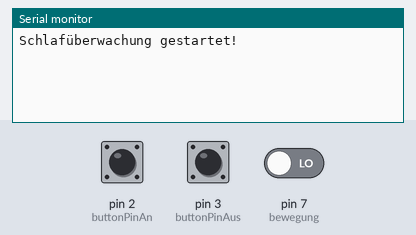
Simulated run of this sketch. Board: Arduino Uno, built with avr-gcc and run on an emulated ATmega328P. On the bench: the last lines printed to the serial monitor. The inputs (shaded band) are chosen by the test bench; at power-on: pin 2 (buttonPinAn) HIGH, pin 3 (buttonPinAus) HIGH, pin 7 (bewegung) LOW. The local clock reads 2024-03-15 10:24:30 at power-on unless the sketch sets it.

Above: at 1.2 s.
1.3 s: pin 2 (buttonPinAn) pulled LOW for 0.15 s
At 2.01 s:
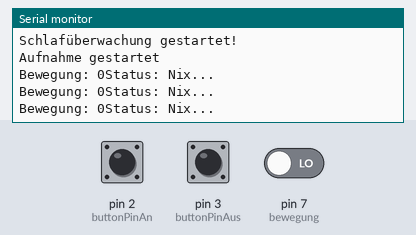
3.3 s: pin 3 (buttonPinAus) pulled LOW for 0.15 s
At 3.31 s:
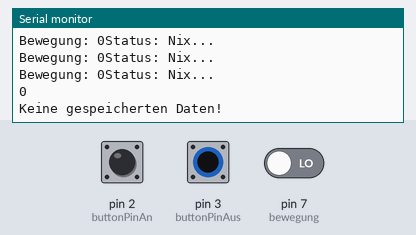
4.9 s: pin 7 (bewegung) driven HIGH
At 4.92 s:
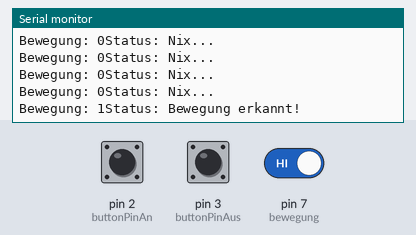
6.8 s: pin 2 (buttonPinAn) pulled LOW for 1 s
At 7.8 s:
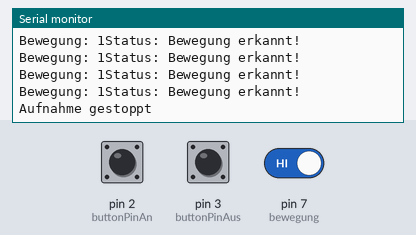
9.3 s: pin 3 (buttonPinAus) pulled LOW for 1 s
At 9.38 s:
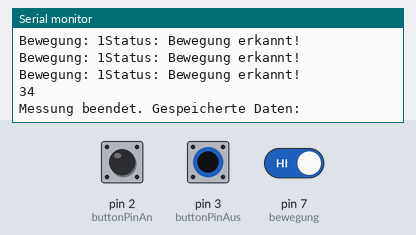
11.8 s: pin 3 (buttonPinAus) pulled LOW for 0.15 s
At 11.85 s:
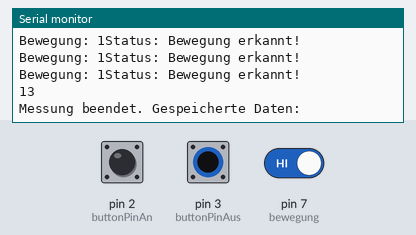
Timing chart, 0 to 14.8 s (numbered marks = the images above; inputs shaded):
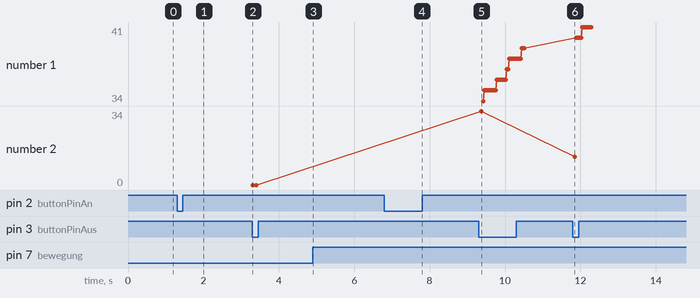

The sketch:

try_Bewegsensor_Auswertung.ino.ino
```cpp
#include <Wire.h>
#include <RTClib.h>  // RTC-Bibliothek
RTC_DS3231 rtc;

int bewegung = 7;
int bewegungsstatus = 0;

int buttonPinAn = 2;     // Startknopf
int buttonPinAus = 3;    // Ausknopf
bool recording = false;  // Startzustand: keine Aufnahme

int soundValues[100];             // Speicher für Messwerte
int movementValues[100];
DateTime timeStamps[100];  // Speicher für Zeitstempel
int index = 0;           // Aktuelle Position im Array

void setup() {
  pinMode(bewegung, INPUT);
  pinMode(buttonPinAn, INPUT_PULLUP);
  pinMode(buttonPinAus, INPUT_PULLUP);
  Serial.begin(9600);

  if (!rtc.begin()) {
    Serial.println("RTC nicht gefunden!");
    while (1);
  }
  Serial.println("Schlafüberwachung gestartet!");
}


void loop() {
  if (digitalRead(buttonPinAn) == LOW) {
    recording = !recording;  // Umschalten bei Tastendruck
    delay(500);              // Entprellung
    Serial.println(recording ? "Aufnahme gestartet" : "Aufnahme gestoppt");
  }

  if (digitalRead(buttonPinAus) == LOW) {
    Serial.println(index);
    // Wenn die Aufnahme gestoppt wurde, Daten ausgeben
    if (index > 0) {
      Serial.println("Messung beendet. Gespeicherte Daten:");
      float s = 0;
      String t = "";
      for (int i = 0; i < index; i++) {
        Serial.print("Zeit: ");
        t = String(timeStamps[i].hour()) + ":" + String(timeStamps[i].minute()) + ":" + String(timeStamps[i].second());
        Serial.print(t);
        /*Serial.print(timeStamps[i].hour());
        Serial.print(":");
        Serial.print(timeStamps[i].minute());
        Serial.print(":");
        Serial.println(timeStamps[i].second());*/
        Serial.print(", Movement: ");
        s = movementValues[i];
        Serial.println(s);
      }
      index = 0;  // Daten zurücksetzen für nächste Aufnahme
    } else {
      Serial.println("Keine gespeicherten Daten!");
    }
  }
  if (recording) {
    	bewegungsstatus = digitalRead (bewegung);

    if (bewegungsstatus == 1) {  // Schwellwert überschritten
      if (index < 100) {       // Array nicht überfüllen
        movementValues[index] = 1;
        DateTime now = rtc.now();
        timeStamps[index] = now;
        index++;
      }
    }

    Serial.print("Bewegung: ");
    Serial.print(bewegungsstatus);
    Serial.print("Status: ");
    Serial.println(bewegungsstatus == 1 ? "Bewegung erkannt!" : "Nix...");


    delay(100);  // Zeit zwischen Messungen
  }
  /*else if (!recording) {
      // Wenn die Aufnahme gestoppt wurde, Daten ausgeben
      Serial.println("Messung beendet. Gespeicherte Daten:");
      for (int i = 0; i < index; i++) {
        Serial.print("Zeit: ");
        Serial.print(timeStamps[i]);
        Serial.print(", Spannung: ");
        Serial.print(soundValues[i]);
        Serial.println(" V");
      }
      index = 0; // Daten zurücksetzen für nächste Aufnahme
    }*/
}
```

Measured:
- after the input at 1.3 s, the serial monitor: prints a new line after 0.50 s (image 1)
- after the input at 3.3 s, the serial monitor: prints a new line at once (image 2)
- after the input at 4.9 s, the serial monitor: prints a new line at once (image 3)
- after the input at 6.8 s, the serial monitor: prints a new line after 0.55 s (image 4)
- after the input at 9.3 s, the serial monitor: prints a new line after 0.07 s (image 5)
- after the input at 11.8 s, the serial monitor: prints a new line at once (image 6)
- plotted number 1: 39 → 41 after the input at 11.8 s
- plotted number 2: 0 → 34 after the input at 9.3 s, 34 → 13 after the input at 11.8 s
